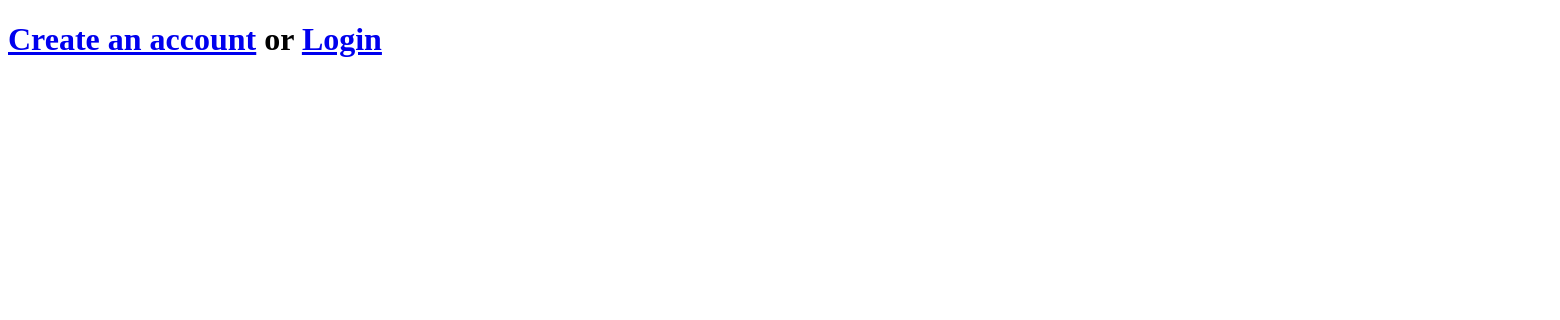
Before: / with the older database file.
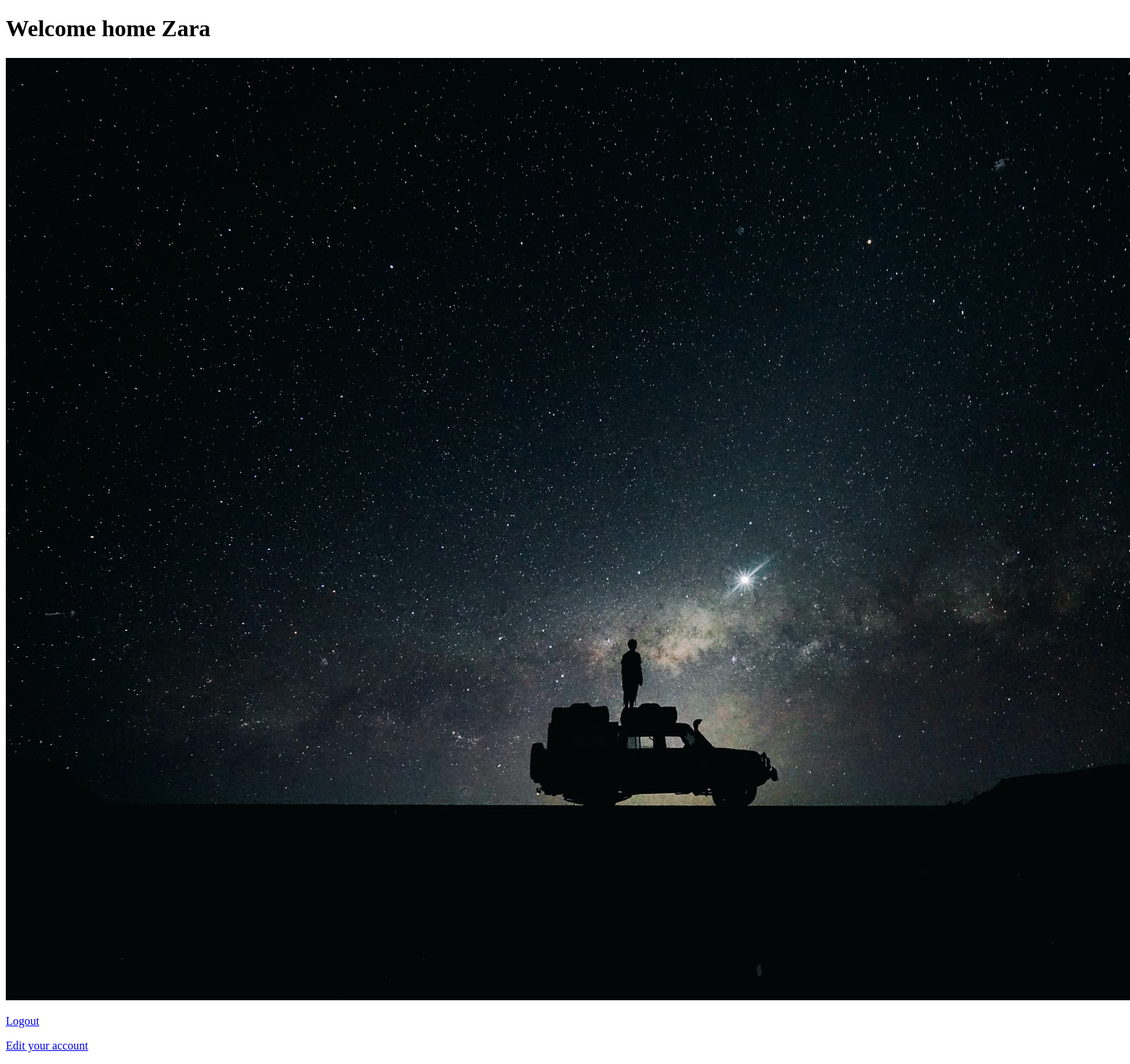
After: the same page with the newer database file.
### user_portal/models.py (models this page shows, shortened)
class UserState(models.Model):
    current_user = models.CharField(max_length=30)
    profile_image = models.ImageField()

### user_portal/views.py (the view)
# urls.py: 2. Add a URL to urlpatterns:  path('', views.home, name='home')
def home(request):
    try:
        current_user = UserState.objects.get().current_user
        profile_image = UserState.objects.get().profile_image
        context = {
            'current_user': current_user,
            'profile_image': profile_image,
        }
    except UserState.DoesNotExist:
        context = {}
    return render(request, 'user_portal/home.html', context)

### user_portal/templates/user_portal/home.html (shortened to what this page needs)
<!DOCTYPE html>
<html>
  <head>
  </head>
  <body>
    {% if current_user %}
    <h1>Welcome home {{current_user}}</h1>
    <img src="{{profile_image.url}}" alt="users profile image" />
    <br />
    <p>
      <a href="{% url 'user_portal:logout' %}">Logout</a>
    </p>
    <p>
      <a href="{% url 'user_portal:edit account' %}">Edit your account</a>
    </p>
    {% else %}
    <h1>
      <a href="{% url 'user_portal:create account' %}">Create an account</a>
      or
      <a href="{% url 'user_portal:login' %}">Login</a>
    </h1>
    {% endif %}
  </body>
</html>

Changed rows visible on the page:
added UserState: current_user "Zara"
Other visible differences:
text no longer shown: "Create an account or Login"
text now shown: "Welcome home Logout Edit your account"
